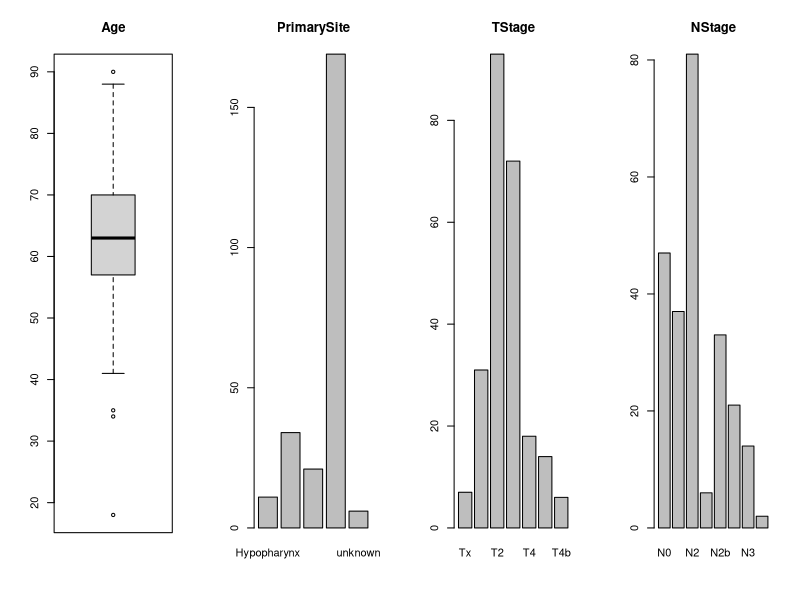
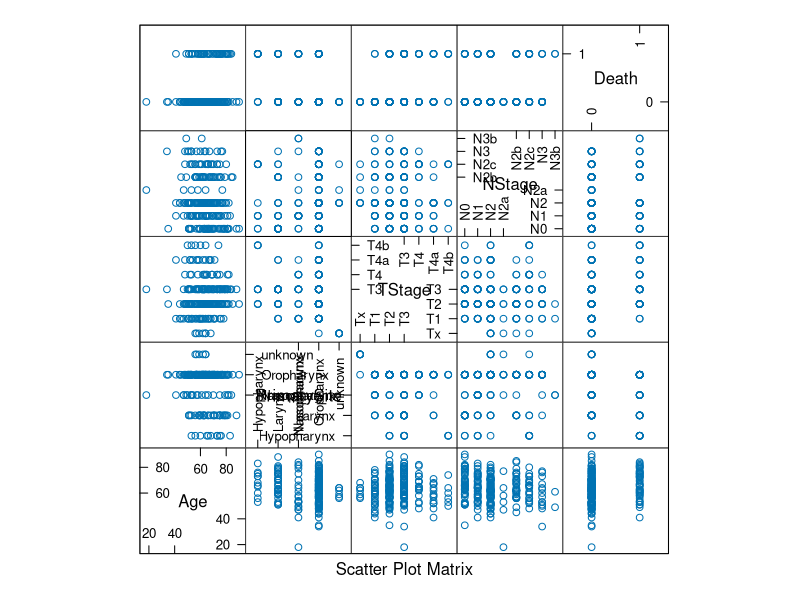
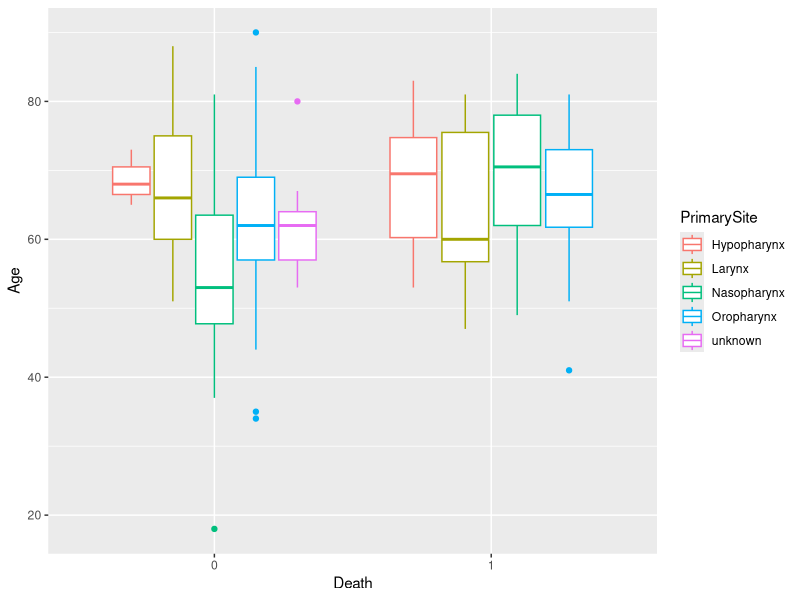
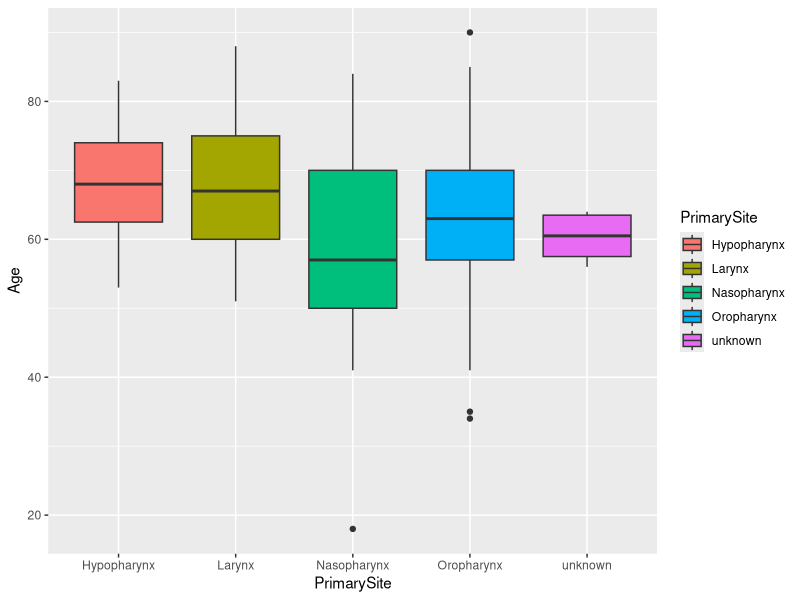
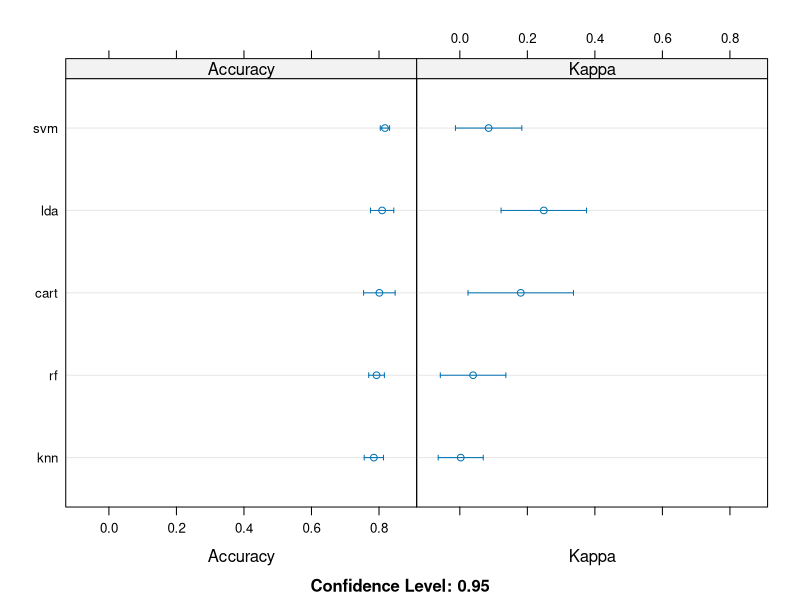

Generate these figures, in order, with R:
## ---- chunk 1
knitr::opts_chunk$set(echo = FALSE)
library(readxl)
library(caret)
library(e1071)
library(kernlab)
library(randomForest)
colorize <- function(x, color) {
  if (knitr::is_latex_output()) {
    sprintf("\\textcolor{%s}{%s}", color, x)
  } else if (knitr::is_html_output()) {
    sprintf("<span style='color: %s;'>%s</span>", color, 
      x)
  } else x
}
## ---- chunk 2
# Download the data
dataset <- read_excel("SimplifiedHNData.xlsx")
# Remove Sex and Patient Number
dataset<-dataset[,3:7]
## ---- chunk 3
dataset$Age<-as.numeric(dataset$Age)
dataset$PrimarySite<-as.factor(dataset$PrimarySite)
unique(dataset$PrimarySite)
dataset$Death<-as.factor(dataset$Death)
dataset$TStage<-ordered(dataset$TStage,levels=c("Tx","T1", "T2","T3","T4","T4a","T4b"))
dataset$NStage<-ordered(dataset$NStage)
unique(dataset$TStage)
unique(dataset$NStage)
## ---- chunk 4
# create a list of 80% of the rows in the original dataset we can use for training
set.seed(645) # This is so we can re-run this and get the same again
validation_index <- createDataPartition(dataset$Age, p=0.80, list=FALSE)
# select 20% of the data for testing
test_data <- dataset[-validation_index,]
# use the remaining 80% of data to train the models
train_data <- dataset[validation_index,]
## ---- chunk 5
#Look at the data
head(train_data)
#what levels are in the data?
#levels(train_data$PrimarySite)
#Summarise the class distribution
percentage <- prop.table(table(train_data$PrimarySite)) * 100
cbind(freq=table(train_data$PrimarySite), percentage=percentage)
## ---- chunk 6
summary(train_data)
## ---- chunk 7
# split input and output
x <- train_data[,1:4]
y <- train_data[,5]
## ---- chunk 8
# boxplot for each attribute on one image
par(mfrow=c(1,4))
 boxplot(x[,1], main=names(train_data)[1])
 for(i in 2:4) {
plot(x[,i], main=names(train_data)[i])
 }
## ---- chunk 9
# scatterplot matrix
featurePlot(x=x, y=y, plot="pairs")

## ---- chunk 10
ggplot(data = dataset, aes(x = factor(Death), y = Age, colour = PrimarySite)) + geom_boxplot() +
  xlab("Death")

## ---- chunk 11
 qplot(PrimarySite, Age, data=train_data, 
      fill=PrimarySite,
      geom=c("boxplot"))
 tapply(train_data$Age, train_data$PrimarySite, summary)
## ---- chunk 12
# Run algorithms using 10-fold cross validation
control <- trainControl(method="cv", number=10)
metric <- "Accuracy"
## ---- chunk 13
# a) linear algorithms
set.seed(7)
fit.lda <- train(Death~., data=train_data, method="lda", metric=metric, trControl=control)
# b) nonlinear algorithms
# CART
set.seed(7)
fit.cart <- train(Death~., data=train_data, method="rpart", metric=metric, trControl=control)
# kNN
set.seed(7)
fit.knn <- train(Death~., data=train_data, method="knn", metric=metric, trControl=control)
# c) advanced algorithms
# SVM
set.seed(7)
fit.svm <- train(Death~., data=train_data, method="svmRadial", metric=metric, trControl=control)
# Random Forest
set.seed(7)
fit.rf <- train(Death~., data=train_data, method="rf", metric=metric, trControl=control)
## ---- chunk 14
#summarize accuracy of models
results <- resamples(list( lda=fit.lda,cart=fit.cart, knn=fit.knn, svm=fit.svm, rf=fit.rf))
summary(results)
## ---- chunk 15
# compare accuracy of models
dotplot(results)
## ---- chunk 16
# summarise Best Model
print(fit.lda)
## ---- chunk 17
# estimate skill of LDA on the validation (test) dataset
predictions <- predict(fit.cart, test_data)
confusionMatrix(predictions, test_data$Death)
